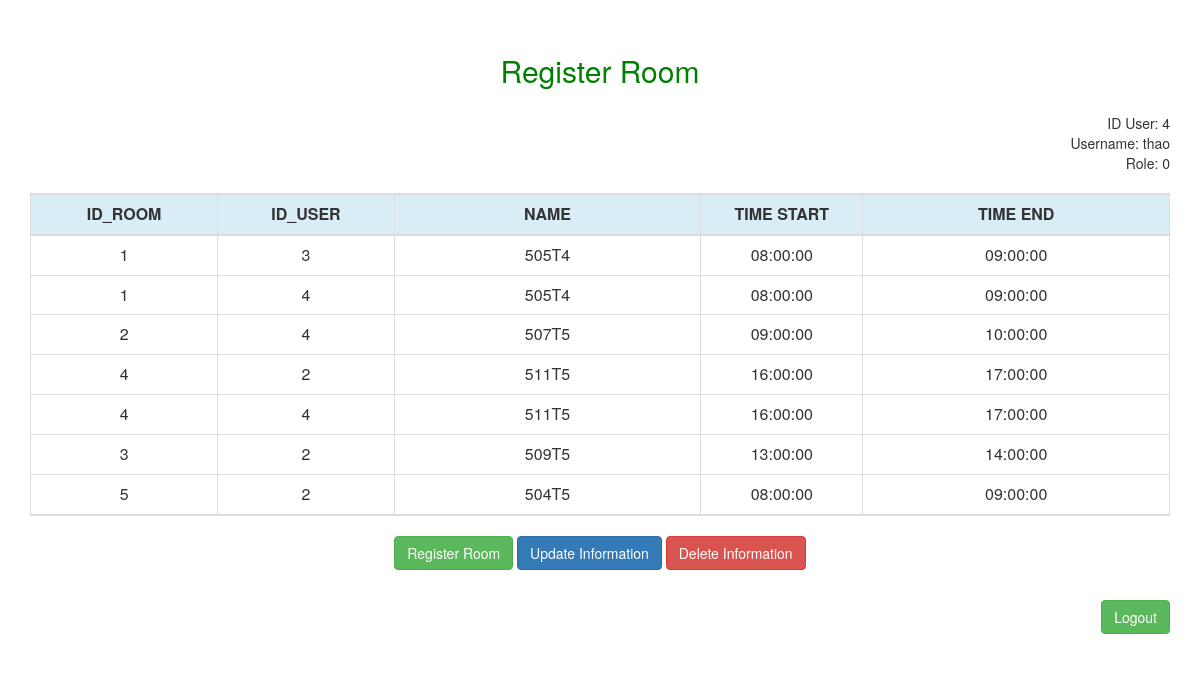
Page /index.php?c=view (signed in) on the committed database.
### tables this page shows
CREATE TABLE `users` (
  `id_user` int(5) NOT NULL,
  `user_name` varchar(30) NOT NULL,
  `password` varchar(30) NOT NULL,
  `role` int(2) NOT NULL
);

CREATE TABLE `room` (
  `id_room` int(5) NOT NULL,
  `name` varchar(30) NOT NULL
);

### admin/controller/View_Controller.php (called while the page is built, shortened)
<?php if ( ! defined('PATH_SYSTEM')) die ('Bad requested!');
require PATH_APPLICATION . '/model/User.php';
class View_Controller extends Controller {
    public function indexAction() {
    if (isset($_SESSION['username'])) {
        $modelUser = new User();
        $users = $modelUser->getListUsers();
        $user_name = $_SESSION['username'];
        $user = $modelUser->selectUser("users",$user_name);
        $this->view->load('view', ['users' => $users,
                                        'user' => $user,
                                        'user_name'=> $user_name]);
        $this->view->show();
    }
    else
        header('location:index.php?c=login');
    }
}
?>

### index.php (called while the page is built, shortened)
<?php
load();
?>

### admin/model/User.php (called while the page is built, shortened)
<?php
class User extends Model {
    public $tblName = 'room,register';
    public function getListUsers() {
        $users = $this->selectBySQL($this->tblName, "room.id_room = register.id_room");
        return $users;
    }
}
?>

### admin/view/view.php (the view, shortened to what this page needs)
<!DOCTYPE>
<html>
<head>
    <link rel="stylesheet" href="bootstrap/css/bootstrap.min.css" />
</head>
<body>
<div class="container" style="margin: 0 auto;">
    <div style="text-align: center;font-size: 30px;margin-bottom: 20px;margin-top: 50px;color: green">Register Room</div>
    <?php
    while ($data = mysqli_fetch_array($user)) {
        $id = $data['id_user'];
        echo '
                    <div style="text-align: right;">ID User: '.$data['id_user'].'</div>
                    <div style="text-align: right;">Username: '.$data['user_name'].'</div>
			        <div style="text-align: right;">Role: '.$data['role'].'</div>
					';
    }
    ?>
    <table  class="container table table-hover table-bordered" style="margin-top: 20px;text-align: center;">
        <tbody>
        <tr class="info">
            <td  style="font-weight: bold">ID_ROOM</td>
            <td  style="font-weight: bold">ID_USER</td>
            <td style="font-weight: bold">NAME</td>
            <td style="font-weight: bold">TIME START</td>
            <td style="font-weight: bold">TIME END</td>
        </tr>
        </tbody>
        <?php
        while ($data = mysqli_fetch_array($users)) {
            echo '<tr>
					<td width="50px" >'.$data["id_room"].'</td>
					<td width="50px" >'.$data["id_user"].'</td>
					<td width="150px">'.$data["name"].'</td>
					<td width="50px" >'.$data["time_start"].'</td>
					<td width="150px">'.$data["time_end"].'</td>
					</tr>';
        }
        ?>
    </table>
        <center>
            <a href="index.php?c=registerRoom&&user=<?php echo $user_name; ?>" class="btn btn-success">Register Room</a>
            <a href="index.php?c=update&&id=<?php echo $id; ?>" class="btn btn-primary">Update Information</a>
            <a href="index.php?c=deleteUser&&user=<?php echo $user_name; ?>"  class="btn btn-danger">Delete Information</a>
        </center>
        <div style="height: 30px"></div>
        <div style="float: right">
            <a href='index.php?c=logout' class="btn btn-success">Logout</a>
        </div>
        <div style="height: 50px"></div>
</div>
</body>
</html>

### rows in the picture
users: id_user "4", user_name "thao", role "0"
room: id_room "1", id_user "3", name "505T4", time_start "08:00:00", time_end "09:00:00", id_user "4"
room: id_room "2", id_user "4", name "507T5", time_start "09:00:00", time_end "10:00:00"
room: id_room "4", id_user "2", name "511T5", time_start "16:00:00", time_end "17:00:00", id_user "4"
room: id_room "3", id_user "2", name "509T5", time_start "13:00:00", time_end "14:00:00"
room: id_room "5", id_user "2", name "504T5", time_start "08:00:00", time_end "09:00:00"
